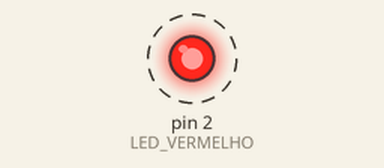
Recording of a sketch running on a simulated Arduino Uno, built with avr-gcc and run on an emulated ATmega328P. On the bench: output pins drawn as LEDs (lit = HIGH). Dashed ring = blinking. What the sketch prints to the serial monitor is not drawn.

Above: at 0.5 s.
Timing chart, 0 to 3.5 s (numbered marks = the images above):
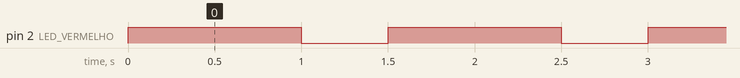

The sketch:

arduino1.1CODIGO.ino
```cpp
//int ledVermelho = 2;
#define LED_VERMELHO 2 //define que a porta 2 é o led vermelho
#define UM_SEGUNDO 1000 //valores em milisegundos
#define MEIO_SEGUNDO 500
void setup() {
  // put your setup code here, to run once:
  // coloque seu codigo aqui, para executar uma vez:
  pinMode(LED_VERMELHO, OUTPUT);
  Serial.begin(9600);//função de monitoramento com intervalo de 9600
}

void loop() {
  // put your main code here, to run repeatedly:
  // coloque seu codigo aqui, para executar repetidamente:
  Serial.println(LED_VERMELHO);//analisa a saida de valor do led vermelho

  digitalWrite(LED_VERMELHO, HIGH);//corrente positiva(liga)
  //digitalWrite(2, 1);
  delay(1000); //em milisegundos
  digitalWrite(LED_VERMELHO, LOW);//corrente negativa(apaga)
  //digitalWrite(2, 0);
  delay(MEIO_SEGUNDO);
}

//com este codigo, ao ligar em uma placa de arduino e realizar o  upload do codigo, ira piscar exibir o comportamento de piscar no led.
```

Measured:
- by itself, pin 2 (LED_VERMELHO): alternates HIGH for 1.0 s and LOW for 0.50 s
